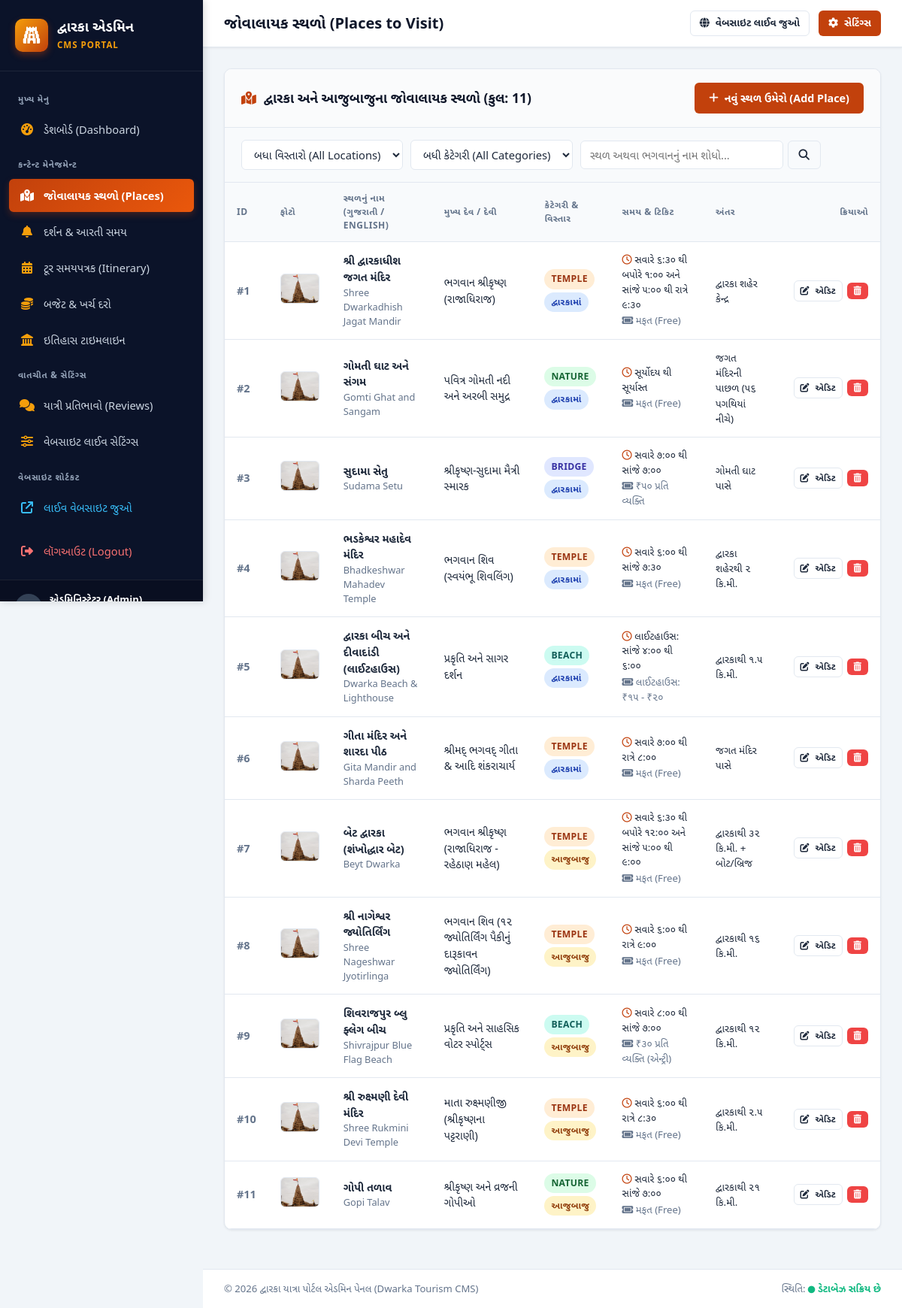
Page /admin/places.php (signed in) on the committed database.
### tables this page shows
CREATE TABLE `places` (
    `id` INT AUTO_INCREMENT PRIMARY KEY,
    `name_gu` VARCHAR(255) NOT NULL,
    `name_en` VARCHAR(255) NOT NULL,
    `category` ENUM('temple', 'beach', 'nature', 'historical', 'bridge') NOT NULL DEFAULT 'temple',
    `location_type` ENUM('in_dwarka', 'nearby') NOT NULL DEFAULT 'in_dwarka',
    `deity_gu` VARCHAR(255) NULL,
    `timings` VARCHAR(255) DEFAULT 'સવારે ૬:૦૦ થી રાત્રે ૯:૦૦',
    `entry_fee` VARCHAR(100) DEFAULT 'મફત (Free)',
    `distance_km` VARCHAR(100) DEFAULT 'શહેરમાં',
    `image_url` VARCHAR(500) NULL,
    `short_desc` TEXT NOT NULL,
    `full_desc` LONGTEXT NOT NULL,
    `highlights` TEXT NULL,
    `created_at` TIMESTAMP DEFAULT CURRENT_TIMESTAMP
);

### admin/auth_check.php (called while the page is built, shortened)
<?php
function get_csrf_token() {
    return $_SESSION['csrf_token'];
}

### admin/places.php (the view, shortened to what this page needs)
<?php
require_once __DIR__ . '/header.php';
$filter_location = $_GET['location'] ?? 'all';
$filter_cat = $_GET['cat'] ?? 'all';
$search = trim($_GET['q'] ?? '');
$query = "SELECT * FROM places WHERE 1=1";
$params = [];
$query .= " ORDER BY id ASC";
$stmt = $pdo->prepare($query);
$stmt->execute($params);
$places = $stmt->fetchAll();
?>
<div class="card">
    <div class="card-header" style="flex-wrap: wrap; gap: 12px;">
        <div class="card-title">
            <i class="fa-solid fa-map-location-dot" style="color: var(--primary);"></i>
            દ્વારકા અને આજુબાજુના જોવાલાયક સ્થળો (કુલ: <?= count($places) ?>)
        </div>
        <div style="display: flex; gap: 10px;">
            <a href="place_edit.php" class="btn btn-primary">
                <i class="fa-solid fa-plus"></i> નવું સ્થળ ઉમેરો (Add Place)
            </a>
        </div>
    </div>
    <div style="padding: 16px 22px; background: #f8fafc; border-bottom: 1px solid var(--border); display: flex; flex-wrap: wrap; gap: 12px; align-items: center; justify-content: space-between;">
        <form method="GET" action="places.php" style="display: flex; flex-wrap: wrap; gap: 10px; align-items: center; flex: 1;">
            <div style="min-width: 180px;">
                <select name="location" class="form-control" onchange="this.form.submit()" style="padding: 8px 12px;">
                    <option value="all" <?= $filter_location === 'all' ? 'selected' : '' ?>>બધા વિસ્તારો (All Locations)</option>
                </select>
            </div>
            <div style="min-width: 160px;">
                <select name="cat" class="form-control" onchange="this.form.submit()" style="padding: 8px 12px;">
                    <option value="all" <?= $filter_cat === 'all' ? 'selected' : '' ?>>બધી કેટેગરી (All Categories)</option>
                </select>
            </div>
            <div style="display: flex; gap: 6px; flex: 1; max-width: 320px;">
                <input type="text" name="q" value="<?= htmlspecialchars($search) ?>" class="form-control"
                       placeholder="સ્થળ અથવા ભગવાનનું નામ શોધો..." style="padding: 8px 12px;">
                <button type="submit" class="btn btn-outline" style="padding: 8px 14px;">
                    <i class="fa-solid fa-magnifying-glass"></i>
                </button>
            </div>
        </form>
    </div>
    <div class="card-body" style="padding: 0;">
        <div class="table-responsive">
            <table class="admin-table">
                <thead>
                    <tr>
                        <th style="width: 50px;">ID</th>
                        <th style="width: 80px;">ફોટો</th>
                        <th>સ્થળનું નામ (ગુજરાતી / English)</th>
                        <th>મુખ્ય દેવ / દેવી</th>
                        <th>કેટેગરી & વિસ્તાર</th>
                        <th>સમય & ટિકિટ</th>
                        <th>અંતર</th>
                        <th style="text-align: right; width: 140px;">ક્રિયાઓ</th>
                    </tr>
                </thead>
                <tbody>
                    <?php if (empty($places)): ?>
                        <tr>
                            <td colspan="8" style="text-align: center; padding: 40px; color: var(--text-muted);">
                                <i class="fa-solid fa-triangle-exclamation" style="font-size: 2rem; color: #f59e0b; margin-bottom: 10px; display: block;"></i>
                                કોઈ સ્થળ મળ્યું નથી. ફિલ્ટર બદલો અથવા નવું સ્થળ ઉમેરો.
                            </td>
                        </tr>
                    <?php else: ?>
                        <?php foreach ($places as $p): ?>
                        <tr>
                            <td style="color: var(--text-muted); font-weight: 600;">#<?= $p['id'] ?></td>
                            <td>
                                <img src="../<?= htmlspecialchars($p['image_url'] ?: 'images/hero_dwarka.jpg') ?>"
                                     alt="" class="table-img" onerror="this.src='../images/dwarkadhish.jpg'">
                            </td>
                            <td>
                                <strong><?= htmlspecialchars($p['name_gu']) ?></strong>
                                <div style="font-size: 0.8rem; color: var(--text-muted);"><?= htmlspecialchars($p['name_en']) ?></div>
                            </td>
                            <td>
                                <?= htmlspecialchars($p['deity_gu'] ?: '-') ?>
                            </td>
                            <td>
                                <span class="badge badge-<?= htmlspecialchars($p['category']) ?>" style="display: block; margin-bottom: 4px; width: fit-content;">
                                    <?= htmlspecialchars($p['category']) ?>
                                </span>
                                <span class="badge badge-<?= htmlspecialchars($p['location_type']) ?>">
                                    <?= $p['location_type'] === 'in_dwarka' ? 'દ્વારકામાં' : 'આજુબાજુ' ?>
                                </span>
                            </td>
                            <td style="font-size: 0.82rem;">
                                <div><i class="fa-regular fa-clock" style="color: var(--primary);"></i> <?= htmlspecialchars($p['timings']) ?></div>
                                <div style="color: var(--text-muted); margin-top: 2px;"><i class="fa-solid fa-ticket"></i> <?= htmlspecialchars($p['entry_fee']) ?></div>
                            </td>
                            <td style="font-size: 0.84rem; font-weight: 500;">
                                <?= htmlspecialchars($p['distance_km']) ?>
                            </td>
                            <td style="text-align: right;">
                                <div class="action-buttons" style="justify-content: flex-end;">
                                    <a href="place_edit.php?id=<?= $p['id'] ?>" class="btn btn-outline btn-xs" title="સંપાદિત કરો (Edit)">
                                        <i class="fa-solid fa-pen-to-square"></i> એડિટ
                                    </a>
                                    <a href="delete.php?type=place&id=<?= $p['id'] ?>&token=<?= get_csrf_token() ?>"
                                       class="btn btn-danger btn-xs"
                                       onclick="return confirmDelete('શું તમે ખરેખર \'<?= addslashes($p['name_gu']) ?>\' સ્થળ કાઢી નાખવા માંગો છો?');"
                                       title="કાઢી નાખો (Delete)">
                                        <i class="fa-solid fa-trash-can"></i>
                                    </a>
                                </div>
                            </td>
                        </tr>
                        <?php endforeach; ?>
                    <?php endif; ?>
                </tbody>
            </table>
        </div>
    </div>
</div>
<?php require_once __DIR__ . '/footer.php'; ?>

### admin/css/admin.css (style rules this page uses)
:root { --primary: #c2410c; --primary-hover: #9a3412; --primary-light: #ffedd5; --kesari: #d97706; --navy: #0f172a; --navy-light: #1e293b; --sidebar-bg: #0b1329; --sidebar-hover: #1e293b; --sidebar-active: #c2410c; --bg-main: #f1f5f9; --card-bg: #ffffff; --text-main: #1e293b; --text-muted: #64748b; --border: #e2e8f0; --success: #10b981; --danger: #ef4444; --warning: #f59e0b; --info: #0284c7; --radius-sm: 6px; --radius-md: 10px; --radius-lg: 16px; --shadow-sm: 0 1px 3px rgba(0,0,0,0.07); --shadow-md: 0 4px 6px -1px rgba(0,0,0,0.1), 0 2px 4px -2px rgba(0,0,0,0.08); --shadow-lg: 0 10px 15px -3px rgba(0,0,0,0.12); }
* { margin: 0; padding: 0; box-sizing: border-box; }
body { font-family: 'Segoe UI', -apple-system, BlinkMacSystemFont, 'Noto Sans Gujarati', 'Gujarati MT', sans-serif; background-color: var(--bg-main); color: var(--text-main); line-height: 1.5; min-height: 100vh; }
.btn { display: inline-flex; align-items: center; justify-content: center; gap: 8px; padding: 9px 18px; border-radius: var(--radius-sm); font-size: 0.9rem; font-weight: 600; text-decoration: none; border: 1px solid transparent; cursor: pointer; transition: all 0.2s ease; }
.btn-primary { background: var(--primary); color: #ffffff; }
.btn-outline { background: transparent; border-color: var(--border); color: var(--text-main); }
.btn-danger { background: var(--danger); color: #fff; }
.btn-xs { padding: 4px 8px; font-size: 0.75rem; }
.card { background: var(--card-bg); border-radius: var(--radius-md); border: 1px solid var(--border); box-shadow: var(--shadow-sm); margin-bottom: 24px; overflow: hidden; }
.card-header { padding: 18px 22px; border-bottom: 1px solid var(--border); display: flex; align-items: center; justify-content: space-between; background: #fafbfc; }
.card-title { font-size: 1.1rem; font-weight: 700; color: var(--navy); display: flex; align-items: center; gap: 10px; }
.card-body { padding: 22px; }
.table-responsive { width: 100%; overflow-x: auto; }
.admin-table { width: 100%; border-collapse: collapse; text-align: left; font-size: 0.9rem; }
.admin-table th { background: #f8fafc; padding: 12px 16px; font-weight: 600; color: var(--text-muted); border-bottom: 1px solid var(--border); text-transform: uppercase; font-size: 0.75rem; letter-spacing: 0.5px; }
.admin-table td { padding: 14px 16px; border-bottom: 1px solid var(--border); vertical-align: middle; }
.badge { display: inline-block; padding: 4px 9px; border-radius: 999px; font-size: 0.76rem; font-weight: 600; text-transform: uppercase; letter-spacing: 0.3px; }
.badge-in_dwarka { background: #dbeafe; color: #1e40af; }
.badge-nearby { background: #fef3c7; color: #92400e; }
.badge-temple { background: #ffedd5; color: #9a3412; }
.badge-beach { background: #ccfbf1; color: #115e59; }
.badge-nature { background: #dcfce7; color: #166534; }
.badge-bridge { background: #e0e7ff; color: #3730a3; }
.table-img { width: 52px; height: 40px; object-fit: cover; border-radius: var(--radius-sm); border: 1px solid var(--border); }
.form-control { width: 100%; padding: 10px 14px; border: 1px solid var(--border); border-radius: var(--radius-sm); font-size: 0.92rem; color: var(--text-main); background: #ffffff; transition: border-color 0.2s, box-shadow 0.2s; font-family: inherit; }
.action-buttons { display: flex; gap: 6px; align-items: center; }

### rows in the picture
places: id "1", image_url (picture), name_gu "શ્રી દ્વારકાધીશ જગત મંદિર", name_en "Shree Dwarkadhish Jagat Mandir", deity_gu "ભગવાન શ્રીકૃષ્ણ (રાજાધિરાજ)", category "TEMPLE", location_type "દ્વારકામાં", timings "સવારે ૬:૩૦ થી બપોરે ૧:૦૦ અને સાંજે ૫:૦૦ થી રાત્રે ૯:૩૦", entry_fee "મફત (Free)", distance_km "દ્વારકા શહેર કેન્દ્ર"
places: id "2", name_gu "ગોમતી ઘાટ અને સંગમ", name_en "Gomti Ghat and Sangam", deity_gu "પવિત્ર ગોમતી નદી અને અરબી સમુદ્ર", category "NATURE", location_type "દ્વારકામાં", timings "સૂર્યોદય થી સૂર્યાસ્ત", entry_fee "મફત (Free)", distance_km "જગત મંદિરની પાછળ (૫૬ પગથિયાં નીચે)"
places: id "3", name_gu "સુદામા સેતુ", name_en "Sudama Setu", deity_gu "શ્રીકૃષ્ણ-સુદામા મૈત્રી સ્મારક", category "BRIDGE", location_type "દ્વારકામાં", timings "સવારે ૭:૦૦ થી સાંજે ૭:૦૦", entry_fee "₹૫૦ પ્રતિ વ્યક્તિ", distance_km "ગોમતી ઘાટ પાસે"
places: id "4", name_gu "ભડકેશ્વર મહાદેવ મંદિર", name_en "Bhadkeshwar Mahadev Temple", deity_gu "ભગવાન શિવ (સ્વયંભૂ શિવલિંગ)", category "TEMPLE", location_type "દ્વારકામાં", timings "સવારે ૬:૦૦ થી સાંજે ૭:૩૦", entry_fee "મફત (Free)", distance_km "દ્વારકા શહેરથી ૨ કિ.મી."
places: id "5", name_gu "દ્વારકા બીચ અને દીવાદાંડી (લાઈટહાઉસ)", name_en "Dwarka Beach & Lighthouse", deity_gu "પ્રકૃતિ અને સાગર દર્શન", category "BEACH", location_type "દ્વારકામાં", timings "લાઈટહાઉસ: સાંજે ૪:૦૦ થી ૬:૦૦", entry_fee "લાઈટહાઉસ: ₹૧૫ - ₹૨૦", distance_km "દ્વારકાથી ૧.૫ કિ.મી."
places: id "6", name_gu "ગીતા મંદિર અને શારદા પીઠ", name_en "Gita Mandir and Sharda Peeth", deity_gu "શ્રીમદ્ ભગવદ્ ગીતા & આદિ શંકરાચાર્ય", category "TEMPLE", location_type "દ્વારકામાં", timings "સવારે ૭:૦૦ થી રાત્રે ૮:૦૦", entry_fee "મફત (Free)", distance_km "જગત મંદિર પાસે"
places: id "7", name_gu "બેટ દ્વારકા (શંખોદ્ધાર બેટ)", name_en "Beyt Dwarka", deity_gu "ભગવાન શ્રીકૃષ્ણ (રાજાધિરાજ - રહેઠાણ મહેલ)", category "TEMPLE", location_type "આજુબાજુ", timings "સવારે ૬:૩૦ થી બપોરે ૧૨:૦૦ અને સાંજે ૫:૦૦ થી ૯:૦૦", entry_fee "મફત (Free)", distance_km "દ્વારકાથી ૩૨ કિ.મી. + બોટ/બ્રિજ"
places: id "8", name_gu "શ્રી નાગેશ્વર જ્યોતિર્લિંગ", name_en "Shree Nageshwar Jyotirlinga", deity_gu "ભગવાન શિવ (૧૨ જ્યોતિર્લિંગ પૈકીનું દારૂકાવન જ્યોતિર્લિંગ)", category "TEMPLE", location_type "આજુબાજુ", timings "સવારે ૬:૦૦ થી રાત્રે ૯:૦૦", entry_fee "મફત (Free)", distance_km "દ્વારકાથી ૧૬ કિ.મી."
places: id "9", name_gu "શિવરાજપુર બ્લુ ફ્લેગ બીચ", name_en "Shivrajpur Blue Flag Beach", deity_gu "પ્રકૃતિ અને સાહસિક વોટર સ્પોર્ટ્સ", category "BEACH", location_type "આજુબાજુ", timings "સવારે ૮:૦૦ થી સાંજે ૭:૦૦", entry_fee "₹૩૦ પ્રતિ વ્યક્તિ (એન્ટ્રી)", distance_km "દ્વારકાથી ૧૨ કિ.મી."
places: id "10", name_gu "શ્રી રુક્ષ્મણી દેવી મંદિર", name_en "Shree Rukmini Devi Temple", deity_gu "માતા રુક્ષ્મણીજી (શ્રીકૃષ્ણના પટ્ટરાણી)", category "TEMPLE", location_type "આજુબાજુ", timings "સવારે ૬:૦૦ થી રાત્રે ૮:૩૦", entry_fee "મફત (Free)", distance_km "દ્વારકાથી ૨.૫ કિ.મી."
places: id "11", name_gu "ગોપી તળાવ", name_en "Gopi Talav", deity_gu "શ્રીકૃષ્ણ અને વ્રજની ગોપીઓ", category "NATURE", location_type "આજુબાજુ", timings "સવારે ૬:૦૦ થી સાંજે ૭:૦૦", entry_fee "મફત (Free)", distance_km "દ્વારકાથી ૨૧ કિ.મી."

### other values in the picture
$page_title "જોવાલાયક સ્થળો (Places to Visit)"
count($places) "11"
